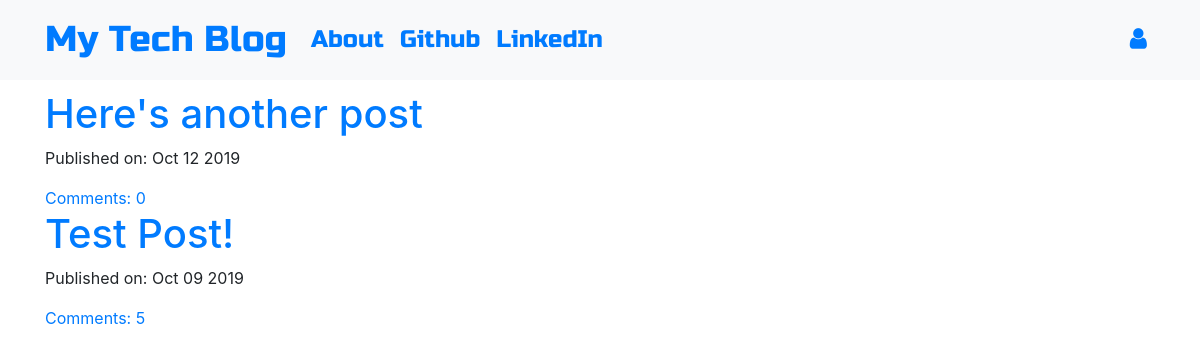
The page / on the database its author committed.
### blog/models.py (models this page shows, shortened)
class Post(models.Model):
    author = models.ForeignKey('auth.User',on_delete=models.CASCADE)
    title = models.CharField(max_length=200)
    text = models.TextField()
    created_date = models.DateTimeField(default=timezone.now)
    published_date = models.DateTimeField(blank=True,null=True)
    def approve_comments(self):
        return self.comments.filter(approved_comment=True)

### blog/views.py (the view)
# urls.py: path('',views.PostListView.as_view(), name='post_list'),
class PostListView(ListView):
    model = Post
    def get_queryset(self):
        return Post.objects.filter(published_date__lte=timezone.now()).order_by('-published_date')

### blog/templates/blog/post_list.html
{% extends 'blog/base.html' %}
{% block content %}
<div class="centerstage">
  {% for post in post_list %}
  <div class="post">
    <h1><a href="{% url 'post_detail' pk=post.pk %}">{{ post.title }}</a></h1>
    <div class="date">
      <p>Published on: {{post.published_date|date:'M d Y'}}</p>
    </div>
    <a href="{% url 'post_detail' pk=post.pk %}">Comments: {{post.approve_comments.count}}</a>
  </div>
  {% endfor %}
</div>
{% endblock %}

### blog/static/css/blog.css (style rules this page uses)
.centerstage { margin-left: auto; margin-right: auto; }
.loader { filter:hue-rotate(0deg); color: linear-gradient(45deg,#0f8,#08f); animation:hue 5000ms infinite linear; }

### rows shown on the page
Post: title "Here's another post", published_date "Oct 12 2019", approve_comments.count "0"
Post: title "Test Post!", published_date "Oct 09 2019", approve_comments.count "5"
